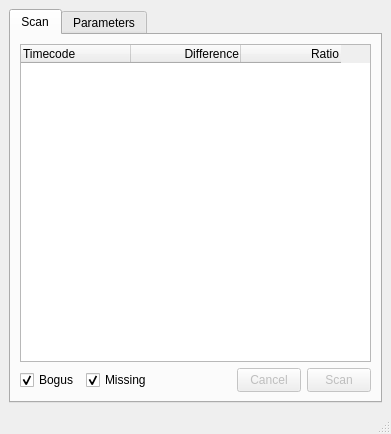
<?xml version="1.0" encoding="UTF-8"?>
<ui version="4.0">
 <class>MainWindow</class>
 <widget class="QMainWindow" name="MainWindow">
  <property name="geometry">
   <rect>
    <x>0</x>
    <y>0</y>
    <width>391</width>
    <height>434</height>
   </rect>
  </property>
  <property name="windowTitle">
   <string>Scene Change Scanner</string>
  </property>
  <property name="documentMode">
   <bool>false</bool>
  </property>
  <property name="tabShape">
   <enum>QTabWidget::Rounded</enum>
  </property>
  <widget class="QWidget" name="centralwidget">
   <layout class="QHBoxLayout" name="horizontalLayout">
    <item>
     <widget class="QTabWidget" name="tabWidget">
      <property name="tabShape">
       <enum>QTabWidget::Rounded</enum>
      </property>
      <property name="currentIndex">
       <number>0</number>
      </property>
      <property name="documentMode">
       <bool>false</bool>
      </property>
      <widget class="QWidget" name="tabScan">
       <attribute name="title">
        <string>Scan</string>
       </attribute>
       <layout class="QVBoxLayout" name="verticalLayout_2">
        <item>
         <widget class="QTreeWidget" name="treeWidget">
          <attribute name="headerDefaultSectionSize">
           <number>110</number>
          </attribute>
          <attribute name="headerStretchLastSection">
           <bool>false</bool>
          </attribute>
          <column>
           <property name="text">
            <string>Timecode</string>
           </property>
          </column>
          <column>
           <property name="text">
            <string>Difference</string>
           </property>
           <property name="textAlignment">
            <set>AlignRight|AlignVCenter</set>
           </property>
          </column>
          <column>
           <property name="text">
            <string>Ratio</string>
           </property>
           <property name="textAlignment">
            <set>AlignRight|AlignVCenter</set>
           </property>
          </column>
         </widget>
        </item>
        <item>
         <layout class="QHBoxLayout" name="horizontalLayout_2">
          <item>
           <widget class="QCheckBox" name="checkBoxBogus">
            <property name="sizePolicy">
             <sizepolicy hsizetype="Fixed" vsizetype="Fixed">
              <horstretch>0</horstretch>
              <verstretch>0</verstretch>
             </sizepolicy>
            </property>
            <property name="text">
             <string>Bogus</string>
            </property>
            <property name="checked">
             <bool>true</bool>
            </property>
           </widget>
          </item>
          <item>
           <widget class="QCheckBox" name="checkBoxMissing">
            <property name="sizePolicy">
             <sizepolicy hsizetype="Fixed" vsizetype="Fixed">
              <horstretch>0</horstretch>
              <verstretch>0</verstretch>
             </sizepolicy>
            </property>
            <property name="text">
             <string>Missing</string>
            </property>
            <property name="checked">
             <bool>true</bool>
            </property>
           </widget>
          </item>
          <item>
           <spacer name="horizontalSpacer">
            <property name="orientation">
             <enum>Qt::Horizontal</enum>
            </property>
            <property name="sizeHint" stdset="0">
             <size>
              <width>40</width>
              <height>20</height>
             </size>
            </property>
           </spacer>
          </item>
          <item>
           <widget class="QToolButton" name="toolButtonCancel">
            <property name="enabled">
             <bool>false</bool>
            </property>
            <property name="minimumSize">
             <size>
              <width>64</width>
              <height>24</height>
             </size>
            </property>
            <property name="text">
             <string>Cancel</string>
            </property>
           </widget>
          </item>
          <item>
           <widget class="QToolButton" name="toolButtonScan">
            <property name="enabled">
             <bool>false</bool>
            </property>
            <property name="sizePolicy">
             <sizepolicy hsizetype="Fixed" vsizetype="Fixed">
              <horstretch>0</horstretch>
              <verstretch>0</verstretch>
             </sizepolicy>
            </property>
            <property name="minimumSize">
             <size>
              <width>64</width>
              <height>24</height>
             </size>
            </property>
            <property name="text">
             <string>Scan</string>
            </property>
           </widget>
          </item>
         </layout>
        </item>
       </layout>
      </widget>
      <widget class="QWidget" name="tabParameters">
       <attribute name="title">
        <string>Parameters</string>
       </attribute>
       <layout class="QVBoxLayout" name="verticalLayout">
        <item>
         <spacer name="verticalSpacerBeforeParameters">
          <property name="orientation">
           <enum>Qt::Vertical</enum>
          </property>
          <property name="sizeType">
           <enum>QSizePolicy::Fixed</enum>
          </property>
          <property name="sizeHint" stdset="0">
           <size>
            <width>20</width>
            <height>8</height>
           </size>
          </property>
         </spacer>
        </item>
        <item>
         <layout class="QGridLayout" name="gridLayoutParameters">
          <item row="2" column="0">
           <widget class="QLabel" name="labelRatio">
            <property name="sizePolicy">
             <sizepolicy hsizetype="Fixed" vsizetype="Preferred">
              <horstretch>0</horstretch>
              <verstretch>0</verstretch>
             </sizepolicy>
            </property>
            <property name="text">
             <string>Ratio</string>
            </property>
           </widget>
          </item>
          <item row="1" column="0">
           <widget class="QLabel" name="labelDifference">
            <property name="sizePolicy">
             <sizepolicy hsizetype="Fixed" vsizetype="Preferred">
              <horstretch>0</horstretch>
              <verstretch>0</verstretch>
             </sizepolicy>
            </property>
            <property name="toolTip">
             <string/>
            </property>
            <property name="text">
             <string>Difference</string>
            </property>
           </widget>
          </item>
          <item row="1" column="1">
           <widget class="QSlider" name="horizontalSliderDifference">
            <property name="sizePolicy">
             <sizepolicy hsizetype="MinimumExpanding" vsizetype="Fixed">
              <horstretch>0</horstretch>
              <verstretch>0</verstretch>
             </sizepolicy>
            </property>
            <property name="maximum">
             <number>100</number>
            </property>
            <property name="value">
             <number>15</number>
            </property>
            <property name="orientation">
             <enum>Qt::Horizontal</enum>
            </property>
           </widget>
          </item>
          <item row="2" column="1">
           <widget class="QSlider" name="horizontalSliderRatio">
            <property name="sizePolicy">
             <sizepolicy hsizetype="MinimumExpanding" vsizetype="Fixed">
              <horstretch>0</horstretch>
              <verstretch>0</verstretch>
             </sizepolicy>
            </property>
            <property name="minimum">
             <number>1</number>
            </property>
            <property name="maximum">
             <number>200</number>
            </property>
            <property name="value">
             <number>30</number>
            </property>
            <property name="sliderPosition">
             <number>30</number>
            </property>
            <property name="orientation">
             <enum>Qt::Horizontal</enum>
            </property>
           </widget>
          </item>
          <item row="2" column="2">
           <widget class="QDoubleSpinBox" name="doubleSpinBoxRatio">
            <property name="sizePolicy">
             <sizepolicy hsizetype="Fixed" vsizetype="Fixed">
              <horstretch>0</horstretch>
              <verstretch>0</verstretch>
             </sizepolicy>
            </property>
            <property name="minimumSize">
             <size>
              <width>42</width>
              <height>0</height>
             </size>
            </property>
            <property name="maximumSize">
             <size>
              <width>42</width>
              <height>16777215</height>
             </size>
            </property>
            <property name="decimals">
             <number>1</number>
            </property>
            <property name="minimum">
             <double>1.000000000000000</double>
            </property>
            <property name="maximum">
             <double>20.000000000000000</double>
            </property>
            <property name="singleStep">
             <double>0.100000000000000</double>
            </property>
            <property name="value">
             <double>1.000000000000000</double>
            </property>
           </widget>
          </item>
          <item row="1" column="2">
           <widget class="QSpinBox" name="spinBoxDifference">
            <property name="sizePolicy">
             <sizepolicy hsizetype="Fixed" vsizetype="Fixed">
              <horstretch>0</horstretch>
              <verstretch>0</verstretch>
             </sizepolicy>
            </property>
            <property name="minimumSize">
             <size>
              <width>42</width>
              <height>0</height>
             </size>
            </property>
            <property name="maximumSize">
             <size>
              <width>42</width>
              <height>16777215</height>
             </size>
            </property>
            <property name="maximum">
             <number>100</number>
            </property>
            <property name="value">
             <number>15</number>
            </property>
           </widget>
          </item>
          <item row="3" column="0" colspan="3">
           <widget class="QTextEdit" name="textEdit">
            <property name="enabled">
             <bool>true</bool>
            </property>
            <property name="readOnly">
             <bool>true</bool>
            </property>
            <property name="html">
             <string>&lt;!DOCTYPE HTML PUBLIC &quot;-//W3C//DTD HTML 4.0//EN&quot; &quot;http://www.w3.org/TR/REC-html40/strict.dtd&quot;&gt;
&lt;html&gt;&lt;head&gt;&lt;meta name=&quot;qrichtext&quot; content=&quot;1&quot; /&gt;&lt;style type=&quot;text/css&quot;&gt;
p, li { white-space: pre-wrap; }
&lt;/style&gt;&lt;/head&gt;&lt;body style=&quot; font-family:'MS Shell Dlg 2'; font-size:8.25pt; font-weight:400; font-style:normal;&quot; bgcolor=&quot;#eeeeee&quot;&gt;
&lt;p style=&quot; margin-top:12px; margin-bottom:12px; margin-left:0px; margin-right:0px; -qt-block-indent:0; text-indent:0px;&quot;&gt;&lt;span style=&quot; font-size:9pt; font-weight:600;&quot;&gt;Difference (0%–100%):&lt;br /&gt;&lt;/span&gt;&lt;span style=&quot; font-size:9pt;&quot;&gt;Scene changes that have a difference percentage (compared to previous frames) below this threshold will be reported as bogus.&lt;/span&gt;&lt;/p&gt;
&lt;p style=&quot; margin-top:12px; margin-bottom:12px; margin-left:0px; margin-right:0px; -qt-block-indent:0; text-indent:0px;&quot;&gt;&lt;span style=&quot; font-size:9pt; font-weight:600;&quot;&gt;Ratio (×1.0–×20.0):&lt;br /&gt;&lt;/span&gt;&lt;span style=&quot; font-size:9pt;&quot;&gt;Each subtitle starting and ending zone will be scanned for a missing scene change. A missing scene change will be reported if &lt;/span&gt;&lt;span style=&quot; font-size:9pt; font-style:italic;&quot;&gt;highest &lt;/span&gt;&lt;span style=&quot; font-size:8pt;&quot;&gt; ÷ &lt;/span&gt;&lt;span style=&quot; font-size:9pt; font-style:italic;&quot;&gt;median&lt;/span&gt;&lt;span style=&quot; font-size:9pt;&quot;&gt; is greater or equal to this threshold, where &lt;/span&gt;&lt;span style=&quot; font-size:9pt; font-style:italic;&quot;&gt;highest&lt;/span&gt;&lt;span style=&quot; font-size:9pt;&quot;&gt; is the frame that has the highest difference in the zone, and &lt;/span&gt;&lt;span style=&quot; font-size:9pt; font-style:italic;&quot;&gt;median&lt;/span&gt;&lt;span style=&quot; font-size:9pt;&quot;&gt; is the median of the differences in the zone.&lt;/span&gt;&lt;/p&gt;&lt;/body&gt;&lt;/html&gt;</string>
            </property>
           </widget>
          </item>
         </layout>
        </item>
        <item>
         <layout class="QHBoxLayout" name="horizontalLayoutParametersButtons">
          <item>
           <spacer name="horizontalSpacerParametersButtons">
            <property name="orientation">
             <enum>Qt::Horizontal</enum>
            </property>
            <property name="sizeHint" stdset="0">
             <size>
              <width>40</width>
              <height>20</height>
             </size>
            </property>
           </spacer>
          </item>
          <item>
           <widget class="QToolButton" name="toolButtonDefaults">
            <property name="minimumSize">
             <size>
              <width>64</width>
              <height>24</height>
             </size>
            </property>
            <property name="text">
             <string>Defaults</string>
            </property>
           </widget>
          </item>
         </layout>
        </item>
       </layout>
      </widget>
     </widget>
    </item>
   </layout>
  </widget>
  <widget class="QStatusBar" name="statusbar"/>
  <action name="actionApply_suggestion">
   <property name="text">
    <string>Apply suggestion</string>
   </property>
  </action>
  <action name="actionApply_suggestions_category">
   <property name="text">
    <string>Apply suggestions in this category</string>
   </property>
  </action>
  <action name="actionApply_all_suggestions">
   <property name="text">
    <string>Apply all suggestions</string>
   </property>
  </action>
  <action name="actionUndo_suggestion">
   <property name="text">
    <string>Undo suggestion</string>
   </property>
  </action>
 </widget>
 <tabstops>
  <tabstop>tabWidget</tabstop>
  <tabstop>treeWidget</tabstop>
  <tabstop>checkBoxBogus</tabstop>
  <tabstop>checkBoxMissing</tabstop>
  <tabstop>toolButtonCancel</tabstop>
  <tabstop>toolButtonScan</tabstop>
  <tabstop>horizontalSliderDifference</tabstop>
  <tabstop>spinBoxDifference</tabstop>
  <tabstop>horizontalSliderRatio</tabstop>
  <tabstop>doubleSpinBoxRatio</tabstop>
  <tabstop>textEdit</tabstop>
  <tabstop>toolButtonDefaults</tabstop>
 </tabstops>
 <resources/>
 <connections>
  <connection>
   <sender>horizontalSliderDifference</sender>
   <signal>valueChanged(int)</signal>
   <receiver>spinBoxDifference</receiver>
   <slot>setValue(int)</slot>
   <hints>
    <hint type="sourcelabel">
     <x>160</x>
     <y>65</y>
    </hint>
    <hint type="destinationlabel">
     <x>255</x>
     <y>62</y>
    </hint>
   </hints>
  </connection>
  <connection>
   <sender>spinBoxDifference</sender>
   <signal>valueChanged(int)</signal>
   <receiver>horizontalSliderDifference</receiver>
   <slot>setValue(int)</slot>
   <hints>
    <hint type="sourcelabel">
     <x>251</x>
     <y>72</y>
    </hint>
    <hint type="destinationlabel">
     <x>192</x>
     <y>72</y>
    </hint>
   </hints>
  </connection>
 </connections>
</ui>
